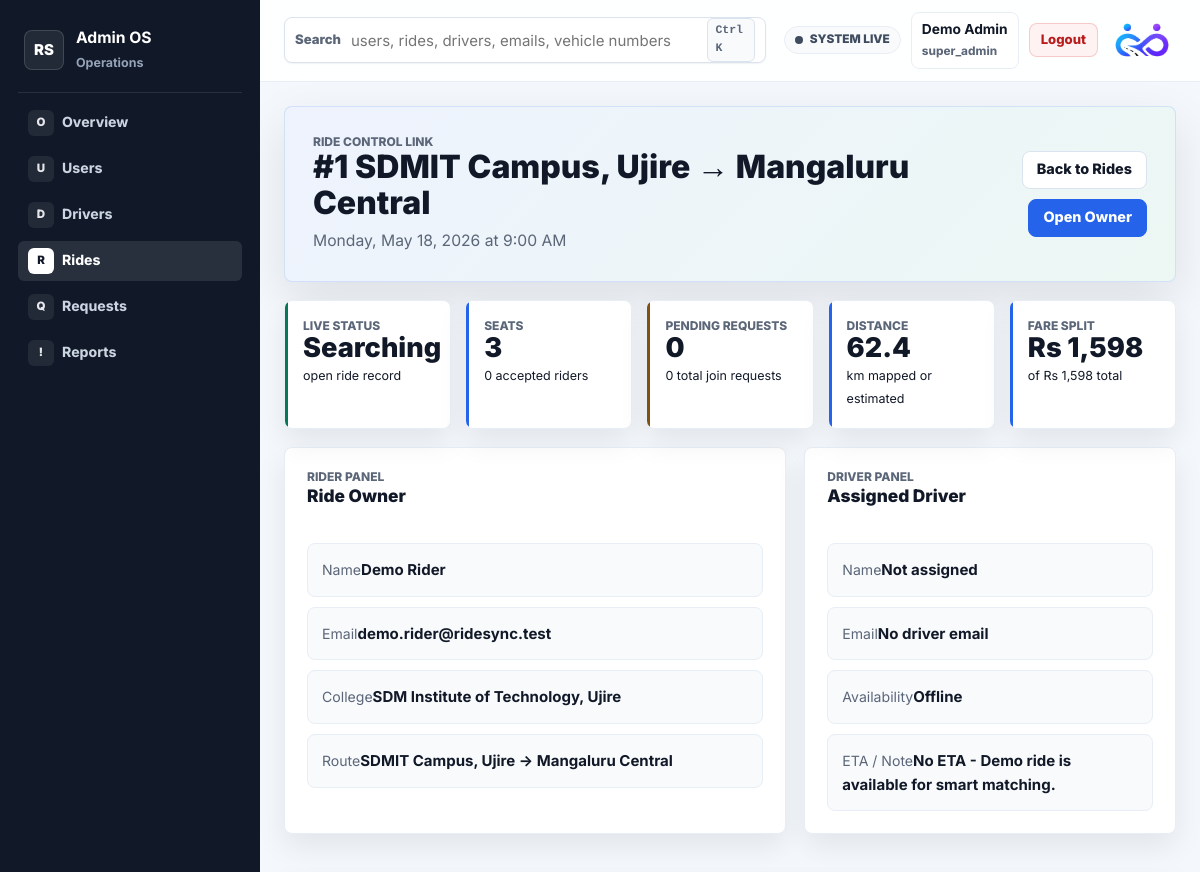
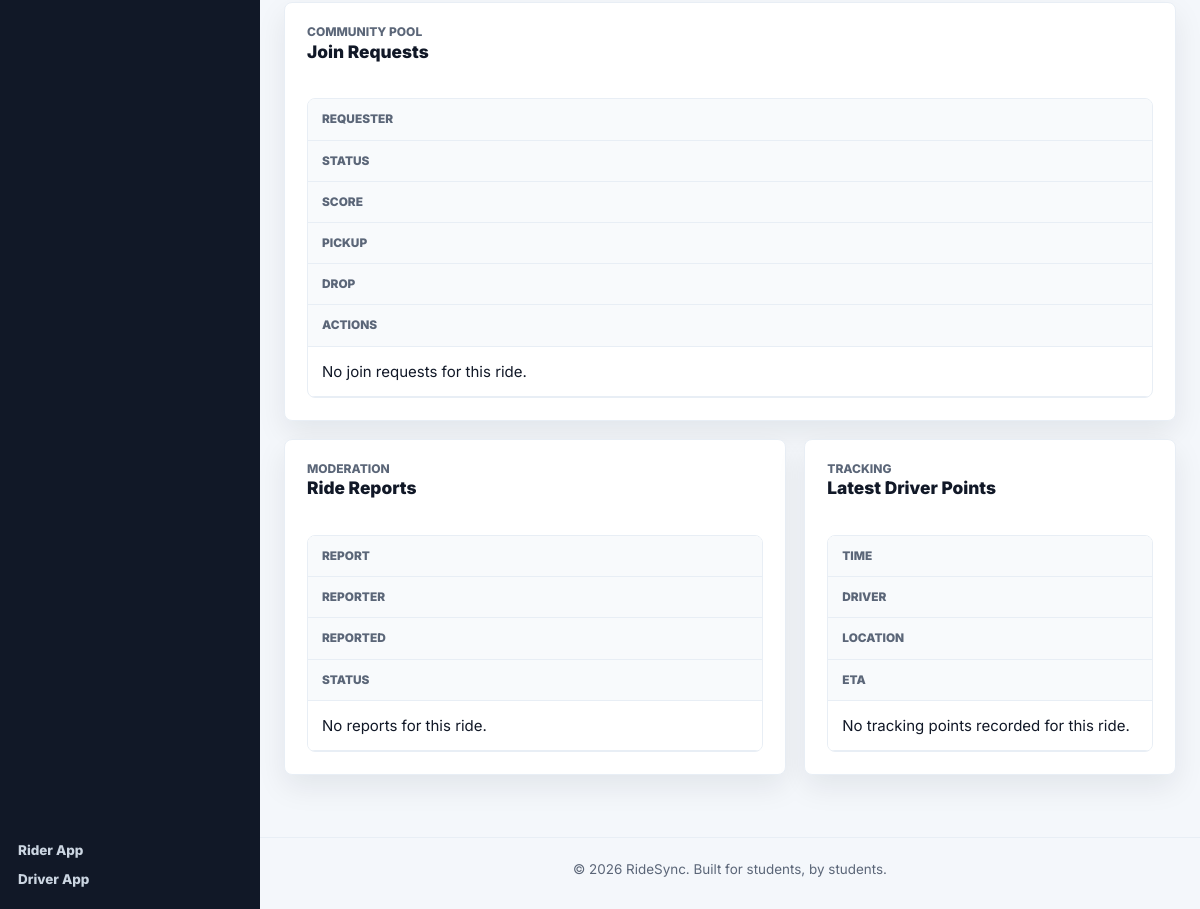
The page /pages/admin_ride_detail.php?id=1 (signed in) on the database its author committed (2 pictures, top to bottom).
### tables this page shows
CREATE TABLE IF NOT EXISTS rides (
  id INT UNSIGNED NOT NULL AUTO_INCREMENT,
  user_id INT UNSIGNED NOT NULL,
  origin VARCHAR(150) NOT NULL,
  destination VARCHAR(150) NOT NULL,
  origin_lat DECIMAL(10, 7) NULL,
  origin_lng DECIMAL(10, 7) NULL,
  destination_lat DECIMAL(10, 7) NULL,
  destination_lng DECIMAL(10, 7) NULL,
  route_distance_km DECIMAL(8, 2) NULL,
  travel_date DATE NOT NULL,
  travel_time TIME NOT NULL,
  seats_available TINYINT UNSIGNED NOT NULL DEFAULT 1,
  status ENUM('open', 'closed', 'cancelled') NOT NULL DEFAULT 'open',
  created_at TIMESTAMP NOT NULL DEFAULT CURRENT_TIMESTAMP,
  PRIMARY KEY (id),
  KEY idx_rides_user_id (user_id),
  KEY idx_rides_search (status, travel_date, travel_time),
  KEY idx_rides_user_status_time (user_id, status, travel_date, travel_time),
  CONSTRAINT fk_rides_user
    FOREIGN KEY (user_id) REFERENCES users(id)
    ON DELETE CASCADE
);

CREATE TABLE IF NOT EXISTS users (
  id INT UNSIGNED NOT NULL AUTO_INCREMENT,
  name VARCHAR(100) NOT NULL,
  email VARCHAR(190) NOT NULL,
  password VARCHAR(255) NOT NULL,
  college VARCHAR(150) NOT NULL,
  gender ENUM('Male', 'Female', 'Other') NOT NULL,
  profile_photo VARCHAR(255) NULL,
  created_at TIMESTAMP NOT NULL DEFAULT CURRENT_TIMESTAMP,
  PRIMARY KEY (id),
  UNIQUE KEY uq_users_email (email)
);

CREATE TABLE IF NOT EXISTS ride_live_status (
  id INT NOT NULL AUTO_INCREMENT,
  ride_id INT UNSIGNED NOT NULL,
  driver_id INT NULL,
  live_status ENUM('searching', 'matched', 'driver_assigned', 'arriving', 'active', 'completed', 'cancelled') NOT NULL DEFAULT 'searching',
  eta_minutes INT UNSIGNED NULL,
  note VARCHAR(255) NULL,
  updated_at TIMESTAMP NOT NULL DEFAULT CURRENT_TIMESTAMP ON UPDATE CURRENT_TIMESTAMP,
  PRIMARY KEY (id),
  UNIQUE KEY uq_ride_live_status_ride_id (ride_id),
  KEY idx_ride_live_status_driver_id (driver_id),
  KEY idx_ride_live_status_status (live_status),
  CONSTRAINT fk_ride_live_status_ride
    FOREIGN KEY (ride_id) REFERENCES rides(id)
    ON DELETE CASCADE,
  CONSTRAINT fk_ride_live_status_driver
    FOREIGN KEY (driver_id) REFERENCES driver_accounts(id)
    ON DELETE SET NULL
);

### includes/admin_helper.php (called while the page is built, shortened)
<?php
function ridesync_admin_status_label($status) {
    return ucwords(str_replace('_', ' ', (string) $status));
}
?>

### includes/cost_helper.php (called while the page is built, shortened)
<?php
function ridesync_fare_rate_per_km() {
    return RIDESYNC_FARE_RATE_PER_KM;
}
function ridesync_normalize_distance_km($distanceKm, $fallbackKm = 1) {
    return round(max(0.1, min(1000, (float) $distanceKm)), 2);
}
function ridesync_estimate_total_ride_fare($distanceKm) {
    return (int) ceil(ridesync_normalize_distance_km($distanceKm) * ridesync_fare_rate_per_km());
}
?>

### pages/admin_ride_detail.php (the view, shortened to what this page needs)
<?php
require_once __DIR__ . '/../config/db.php';
require_once __DIR__ . '/../includes/admin_helper.php';
require_once __DIR__ . '/../includes/cost_helper.php';
function ridesync_admin_ride_rows($result) {
    $rows = [];
    return $rows;
}
function ridesync_admin_ride_prepared_rows($conn, $sql, $types, $params) {
    $stmt = mysqli_prepare($conn, $sql);
    $refs = [];
    foreach ($params as $key => $value) {
        $refs[$key] = &$params[$key];
    }
    mysqli_stmt_bind_param($stmt, $types, ...$refs);
    mysqli_stmt_execute($stmt);
    return ridesync_admin_ride_rows(mysqli_stmt_get_result($stmt));
}
$rideId = (int) ($_GET['id'] ?? 0);
$stmt = mysqli_prepare(
    $conn,
    "SELECT
        r.*,
        owner.name AS owner_name,
        owner.email AS owner_email,
        owner.college AS owner_college,
        COALESCE(ls.live_status, 'searching') AS live_status,
        ls.eta_minutes,
        ls.note AS live_note,
        ls.updated_at AS live_updated_at,
        d.id AS driver_id,
        d.name AS driver_name,
        d.email AS driver_email,
        d.phone AS driver_phone,
        a.status AS driver_availability
     FROM rides r
     JOIN users owner ON owner.id = r.user_id
     LEFT JOIN ride_live_status ls ON ls.ride_id = r.id
     LEFT JOIN driver_accounts d ON d.id = ls.driver_id
     LEFT JOIN driver_account_availability a ON a.driver_id = d.id
     WHERE r.id = ?
     LIMIT 1"
);
mysqli_stmt_bind_param($stmt, "i", $rideId);
mysqli_stmt_execute($stmt);
$ride = mysqli_fetch_assoc(mysqli_stmt_get_result($stmt));
$matches = ridesync_admin_ride_prepared_rows(
    $conn,
    "SELECT m.*, u.name AS requester_name, u.email AS requester_email, u.college AS requester_college
     FROM matches m
     JOIN users u ON u.id = m.matched_user_id
     WHERE m.ride_id = ?
     ORDER BY FIELD(m.status, 'pending', 'accepted', 'rejected'), m.created_at DESC",
    "i",
    [$rideId]
);
$reports = ridesync_admin_ride_prepared_rows(
    $conn,
    "SELECT rep.*, reporter.name AS reporter_name, reported.name AS reported_name
     FROM reports rep
     JOIN users reporter ON reporter.id = rep.reporter_user_id
     LEFT JOIN users reported ON reported.id = rep.reported_user_id
     WHERE rep.ride_id = ?
     ORDER BY FIELD(rep.report_status, 'open', 'reviewing', 'resolved', 'dismissed'), rep.created_at DESC",
    "i",
    [$rideId]
);
$tracking = ridesync_admin_ride_prepared_rows(
    $conn,
    "SELECT rt.*, d.name AS driver_name
     FROM ride_tracking rt
     LEFT JOIN driver_accounts d ON d.id = rt.driver_id
     WHERE rt.ride_id = ?
     ORDER BY rt.recorded_at DESC
     LIMIT 8",
    "i",
    [$rideId]
);
$acceptedCount = 0;
$pendingCount = 0;
$fareEstimate = ridesync_estimate_total_ride_fare((float) ($ride['route_distance_km'] ?? 0));
$fareParticipants = max(1, $acceptedCount + 1);
$farePerPassenger = $fareEstimate > 0 ? $fareEstimate / $fareParticipants : 0;
require_once __DIR__ . '/../includes/admin_header.php';
?>
<div class="admin-command-center">
    <section class="admin-hero-panel">
        <div>
            <span class="driver-kicker">Ride Control Link</span>
            <h1>#<?php echo (int) $ride['id']; ?> <?php echo htmlspecialchars($ride['origin']); ?> &rarr; <?php echo htmlspecialchars($ride['destination']); ?></h1>
            <p><?php echo htmlspecialchars(date('l, M j, Y', strtotime($ride['travel_date'])) . ' at ' . date('g:i A', strtotime($ride['travel_time']))); ?></p>
        </div>
        <div class="admin-hero-actions">
            <a class="btn btn-secondary" href="/ridesync/pages/admin_dashboard.php?section=rides">Back to Rides</a>
            <a class="btn btn-primary" href="/ridesync/pages/admin_user_detail.php?user_id=<?php echo (int) $ride['user_id']; ?>">Open Owner</a>
        </div>
    </section>
    <section class="admin-priority-grid">
        <article class="admin-op-card is-primary"><span>Live Status</span><strong><?php echo htmlspecialchars(ridesync_admin_status_label($ride['live_status'])); ?></strong><small><?php echo htmlspecialchars($ride['status']); ?> ride record</small></article>
        <article class="admin-op-card"><span>Seats</span><strong><?php echo (int) $ride['seats_available']; ?></strong><small><?php echo $acceptedCount; ?> accepted riders</small></article>
        <article class="admin-op-card is-warning"><span>Pending Requests</span><strong><?php echo $pendingCount; ?></strong><small><?php echo count($matches); ?> total join requests</small></article>
        <article class="admin-op-card"><span>Distance</span><strong><?php echo $ride['route_distance_km'] !== null ? number_format((float) $ride['route_distance_km'], 1) : '0'; ?></strong><small>km mapped or estimated</small></article>
        <article class="admin-op-card"><span>Fare Split</span><strong>Rs <?php echo number_format((float) $farePerPassenger, 0); ?></strong><small>of Rs <?php echo number_format((float) $fareEstimate, 0); ?> total</small></article>
    </section>
    <section class="admin-command-grid is-lower">
        <article class="admin-command-card">
            <div class="admin-card-head"><div><span class="driver-kicker">Rider Panel</span><h2>Ride Owner</h2></div></div>
            <div class="admin-health-stack">
                <div><span>Name</span><strong><?php echo htmlspecialchars($ride['owner_name']); ?></strong></div>
                <div><span>Email</span><strong><?php echo htmlspecialchars($ride['owner_email']); ?></strong></div>
                <div><span>College</span><strong><?php echo htmlspecialchars($ride['owner_college']); ?></strong></div>
                <div><span>Route</span><strong><?php echo htmlspecialchars($ride['origin'] . ' -> ' . $ride['destination']); ?></strong></div>
            </div>
        </article>
        <article class="admin-command-card">
            <div class="admin-card-head"><div><span class="driver-kicker">Driver Panel</span><h2>Assigned Driver</h2></div></div>
            <div class="admin-health-stack">
                <div><span>Name</span><strong><?php echo htmlspecialchars($ride['driver_name'] ?: 'Not assigned'); ?></strong></div>
                <div><span>Email</span><strong><?php echo htmlspecialchars($ride['driver_email'] ?: 'No driver email'); ?></strong></div>
                <div><span>Availability</span><strong><?php echo htmlspecialchars(ridesync_admin_status_label($ride['driver_availability'] ?: 'offline')); ?></strong></div>
                <div><span>ETA / Note</span><strong><?php echo htmlspecialchars(($ride['eta_minutes'] ? $ride['eta_minutes'] . ' min' : 'No ETA') . ' - ' . ($ride['live_note'] ?: 'No note')); ?></strong></div>
            </div>
        </article>
    </section>
    <section class="admin-command-card admin-table-card">
        <div class="admin-card-head"><div><span class="driver-kicker">Community Pool</span><h2>Join Requests</h2></div></div>
        <div class="admin-table-wrap">
            <table class="admin-smart-table">
                <thead><tr><th>Requester</th><th>Status</th><th>Score</th><th>Pickup</th><th>Drop</th><th>Actions</th></tr></thead>
                <tbody>
                    <?php if (count($matches) === 0): ?>
                        <tr><td colspan="6">No join requests for this ride.</td></tr>
                    <?php endif; ?>
                </tbody>
            </table>
        </div>
    </section>
    <section class="admin-command-grid is-lower">
        <article class="admin-command-card admin-table-card">
            <div class="admin-card-head"><div><span class="driver-kicker">Moderation</span><h2>Ride Reports</h2></div></div>
            <div class="admin-table-wrap">
                <table class="admin-smart-table">
                    <thead><tr><th>Report</th><th>Reporter</th><th>Reported</th><th>Status</th></tr></thead>
                    <tbody>
                        <?php if (count($reports) === 0): ?>
                            <tr><td colspan="4">No reports for this ride.</td></tr>
                        <?php endif; ?>
                    </tbody>
                </table>
            </div>
        </article>
        <article class="admin-command-card admin-table-card">
            <div class="admin-card-head"><div><span class="driver-kicker">Tracking</span><h2>Latest Driver Points</h2></div></div>
            <div class="admin-table-wrap">
                <table class="admin-smart-table">
                    <thead><tr><th>Time</th><th>Driver</th><th>Location</th><th>ETA</th></tr></thead>
                    <tbody>
                        <?php if (count($tracking) === 0): ?>
                            <tr><td colspan="4">No tracking points recorded for this ride.</td></tr>
                        <?php endif; ?>
                    </tbody>
                </table>
            </div>
        </article>
    </section>
</div>
<?php require_once __DIR__ . '/../includes/admin_footer.php'; ?>

### rows shown on the page
rides: id "1", origin "SDMIT Campus, Ujire", destination "Mangaluru Central", travel_date+travel_time "Monday, May 18, 2026 at 9:00 AM", status "open", seats_available "3", route_distance_km "62.4", route_distance_km "1,598", user.name "Demo Rider", user.email "demo.rider@ridesync.test", user.college "SDM Institute of Technology, Ujire", origin+destination "SDMIT Campus, Ujire -> Mangaluru Central", ride_live_status.eta_minutes+note "No ETA - Demo ride is available for smart matching."

### other values the page prints
$item['icon'] "O"
$item['label'] "Overview"
$item['icon'] "U"
$item['label'] "Users"
$item['icon'] "D"
$item['label'] "Drivers"
$item['icon'] "R"
$item['label'] "Rides"
$item['icon'] "Q"
$item['label'] "Requests"
$item['icon'] "!"
$item['label'] "Reports"
$_SESSION['admin_name'] "Demo Admin"
$_SESSION['admin_role'] "super_admin"
ridesync_admin_status_label($ride['live_status']) "Searching"
